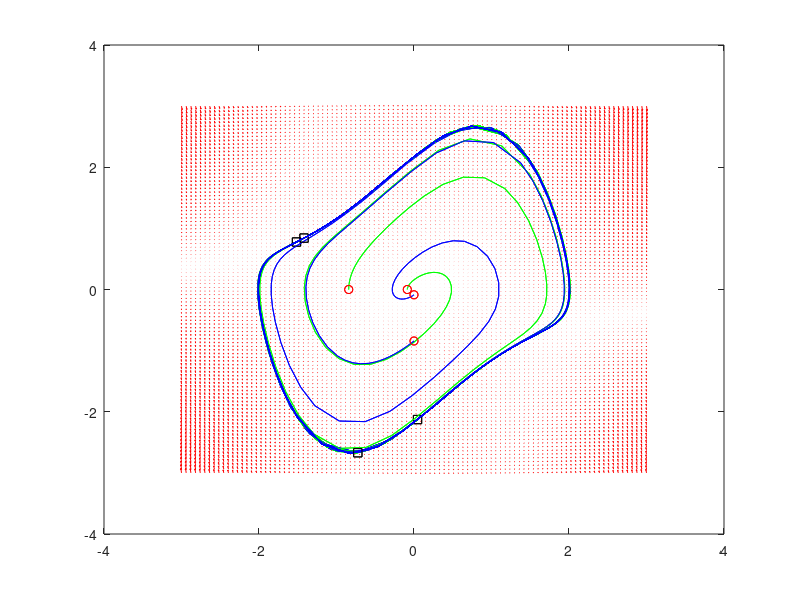

MATLAB code for this plot:
% Assignment 5: 
% Prasanth Prahladan(100817764)
% Submitted: 4 Nov, 2014
% ==============================

%P.1. 

A = [2.7 -15.1 -1.2; 0 0 1; 1 0 0]
x0 = [0.2; -0.1; 1]


T1 = expm(A)
T2 = expm(2*A)
T3 = expm(3*A)


x1 = T1*x0
x2 = T2*x0
x3 = T3*x0

eig(A)

%========================================================
%P.2
%program to print phase trajectory of given 2-var nonlinear system
%function phaseTrajectory(X0,Y0)
diffeq =@(t,X)[X(2); (1-X(1).*X(1)).*X(2) - X(1)];
x1 = linspace(-3,3,100);
x2 = linspace(-3,3,100);
[x,y] = meshgrid(x1,x2);
u = zeros(size(x));
v = zeros(size(y));
t=0;
for i = 1:numel(x)
   
    Xprime = diffeq(t,[x(i);y(i)]);
    u(i) = Xprime(1);
    v(i) = Xprime(2);
end

quiver(x,y,u,v,'r'); figure(gcf)


%print trajectories for inital points at (x1,x2) at 
% random points starting in (x,y) \in [-1,1]x[-1,1]
figure(1)
x1_orig = 2*rand(1,2)+ [-1 -1]
x2_orig = 2*rand(1,2)+ [-1 -1]
hold on
for x10 = x1_orig
    hold on
    for x20 = x2_orig
        [ts,xs] = ode45(diffeq,[0,100],[x20;0]);
        plot (xs(:,1),xs(:,2),'g')
        plot (xs(1,1),xs(1,2),'ro')
        plot (xs(end,1),xs(end,2),'ks')
        [ts,ys] = ode45(diffeq,[0,100],[0;x20]);
        plot (ys(:,1),ys(:,2),'b')
        plot (ys(1,1),ys(1,2),'ro')
        plot (ys(end,1),ys(end,2),'ks')
    end
    hold off
end

% In the plot, the points with CIRCLE mark starting points. 
% The trajectories terminate at the SQUARE mark. 
% We observe that the Equilibrium point (0,0) is UNSTABLE, as the
% trajectories move away from it onto the Limit Cycle.

%========================================================
% Q.3.A)
A=[1 -1;1 -2];
B=[1;0.2];
K = place(A,B,[-1,-2])
%========================================================
% Q.3.B)
% Simulink model.